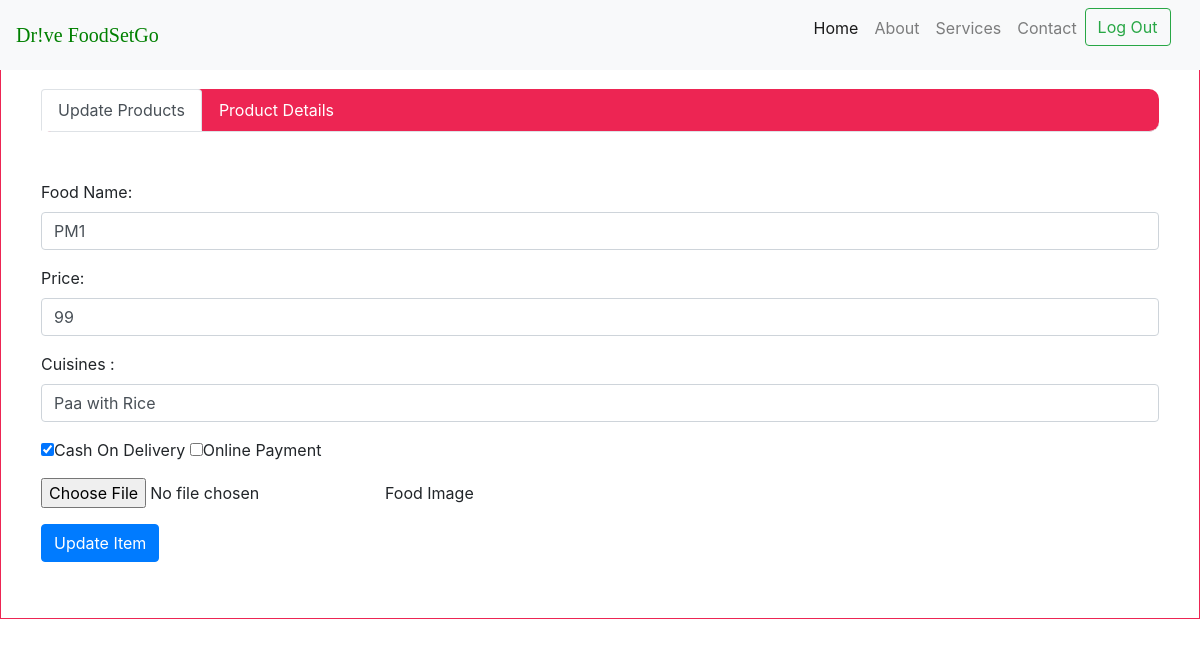
The app's page /update.php?food_id=1 (signed in) with its own data.
### tables this page shows
CREATE TABLE `tbfood` (
  `food_id` int(11) NOT NULL AUTO_INCREMENT,
  `fldvendor_id` int(11) NOT NULL,
  `foodname` varchar(100) NOT NULL,
  `cost` bigint(15) NOT NULL,
  `cuisines` varchar(50) NOT NULL,
  `paymentmode` varchar(50) NOT NULL,
  `fldimage` varchar(1000) NOT NULL,
  PRIMARY KEY (`food_id`),
  KEY `fldvendor_id` (`fldvendor_id`)
);

### update.php (the view, shortened to what this page needs)
<?php
include("connection.php");
extract($_REQUEST);
if(isset($_SESSION['id']))
{
if(!empty($_GET['food_id']))
{
	$food_id=$_GET['food_id'];
	$query=mysqli_query($con,"select * from tbfood   where food_id='$food_id'");
if(mysqli_num_rows($query))
{
	 $row=mysqli_fetch_array($query);
     $rfoodname=$row['foodname'];
     $rcost=$row['cost'];
     $rcuisines=$row['cuisines'];
     $rpaymentmode=$row['paymentmode'];
}
else
{
	header("location:food.php");
}
}
else
{
	header("location:food.php");
}
}
else
{
	header("location:vendor_login.php");
}
?>
<html>
<head>
	 <link rel="stylesheet" href="https://stackpath.bootstrapcdn.com/bootstrap/4.3.1/css/bootstrap.min.css">
	 <link rel="stylesheet" href="https://use.fontawesome.com/releases/v5.8.1/css/all.css">
</head>
<body>
<nav class="navbar navbar-expand-lg navbar-light bg-light fixed-top">
    <a class="navbar-brand" href="../index.php"><span style="color:green;font-family: 'Permanent Marker', cursive;">Dr!ve FoodSetGo</span></a>
    <div class="collapse navbar-collapse" id="navbarResponsive">
      <ul class="navbar-nav ml-auto">
        <li class="nav-item active">
          <a class="nav-link" href="index.php">Home
              </a>
        </li>
        <li class="nav-item">
          <a class="nav-link" href="aboutus.php">About</a>
        </li>
        <li class="nav-item">
          <a class="nav-link" href="services.php">Services</a>
        </li>
        <li class="nav-item">
          <a class="nav-link" href="contact.php">Contact</a>
        </li>
		<li class="nav-item">
		  <form method="post">
          <?php
			if(empty($_SESSION['id']))
			{
			?>
		   <button class="btn btn-outline-danger my-2 my-sm-0" name="login">Log In</button>&nbsp;&nbsp;&nbsp;
            <?php
			}
			else
			{
			?>
			<button class="btn btn-outline-success my-2 my-sm-0" name="logout" type="submit">Log Out</button>&nbsp;&nbsp;&nbsp;
			<?php
			}
			?>
			</form>
        </li>
      </ul>
    </div>
</nav>
<br><br>
<div class="middle" style=" position:fixed; padding:40px; border:1px solid #ED2553;  width:100%;">
	   <ul class="nav nav-tabs nabbar_inverse" id="myTab" style="background:#ED2553;border-radius:10px 10px 10px 10px;" role="tablist">
          <li class="nav-item">
             <a class="nav-link active" id="home-tab" data-toggle="tab" href="#viewitem" role="tab" aria-controls="home" aria-selected="true">Update Products</a>
          </li>
              <a class="nav-link" style="color:white;" id="profile-tab"  aria-selected="false">Product Details</a>
       </ul>
	   <br><br>
	   <div class="tab-content" id="myTabContent">
            <div class="tab-pane fade show active" id="viewitem" role="tabpanel" aria-labelledby="home-tab">
                        <form action="" method="post" enctype="multipart/form-data">
                                     <div class="form-group">
                                     <label for="food_name">Food Name:</label>
                                            <input type="text" class="form-control" id="food_name" value="<?php if(isset($rfoodname)) { echo $rfoodname;}?>" placeholder="Enter Food Name" name="food_name" required>
                                     </div>
                                     <div class="form-group">
                                            <label for="cost">Price:</label>
                                            <input type="number" class="form-control" id="cost"  value="<?php if(isset($rcost)) { echo $rcost;}?>" placeholder="Enter Price" name="cost" required>
                                     </div>
	                                 <div class="form-group">
                                            <label for="cuisines">Cuisines :</label>
                                            <input type="text" class="form-control" id="cuisines" value="<?php if(isset($rcuisines)) { echo $rcuisines;}?>" placeholder="Enter Cuisines" name="cuisines" required>
                                    </div>
							        <div class="form-group">
									<?php
			                          $pay=explode(",",$rpaymentmode);
			                           ?>
                                         <input type="checkbox" <?php if(in_array("COD",$pay)) { echo "checked"; } ?> name="chk[]" value="COD"/>Cash On Delivery
			                             <input type="checkbox" <?php if(in_array("Online Payment",$pay)) { echo "checked"; } ?> name="chk[]" value="Online Payment"/>Online Payment
								         <br>
			      			        </div>
	                                <div class="form-group">
                                         <input type="file" accept="image/*" name="food_pic"/>Food Image
                                    </div>
                                    <button type="submit" name="update" class="btn btn-primary">Update Item</button>
									<br>
                               </form>
	        </div>
	  </div>
	</div>
</body>
</html>

### update.php (style rules this page uses)
ul li { list-style:none; }
ul li a { color:black; }

### records on screen
tbfood: food_name "PM1", cost "99", cuisines "Paa with Rice", paymentmode "☑"
